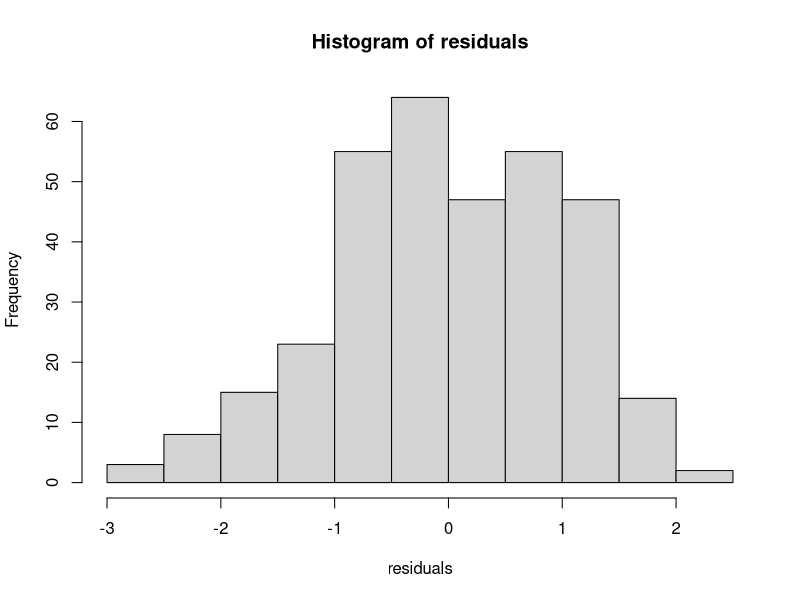
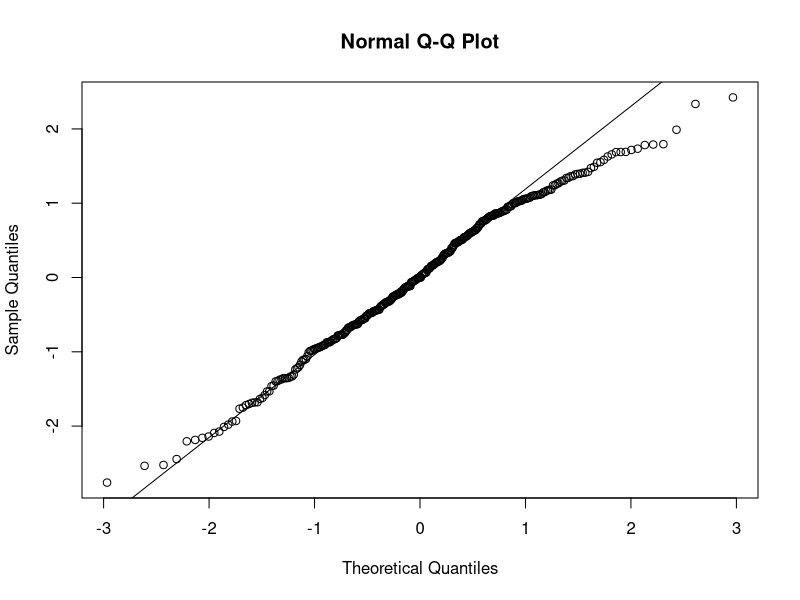
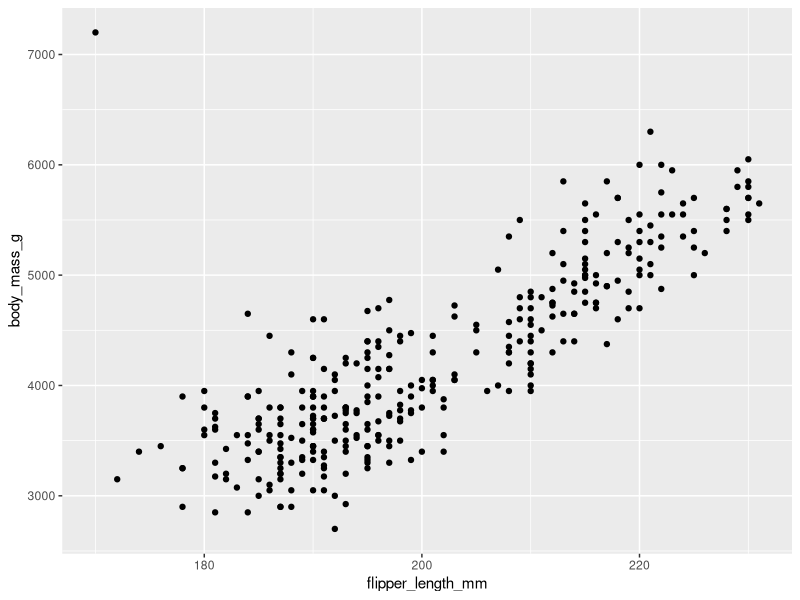
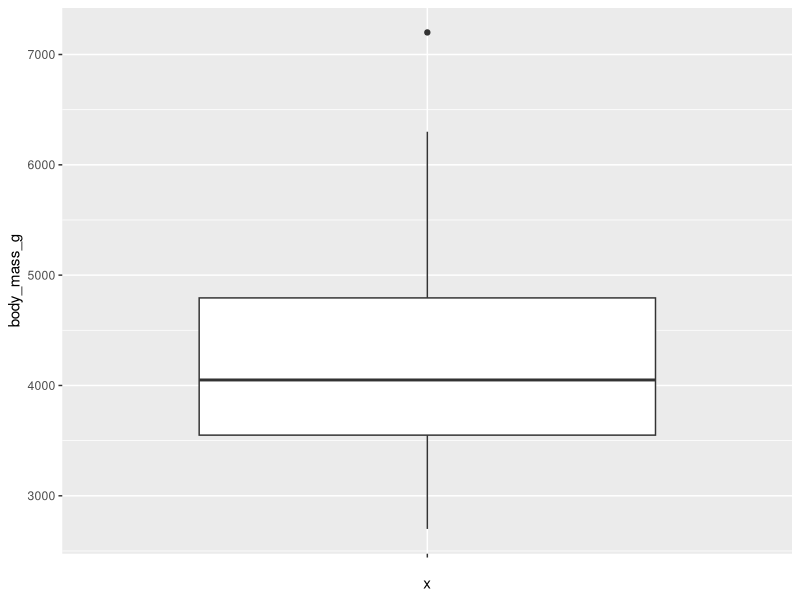

Write the R code that produced these figures, in order.
## ---- chunk 1

library(tidyverse)
library(palmerpenguins)


bfi_10_data <- read_delim("raw/bfi_10_data.csv", delim = ";", escape_double = FALSE, trim_ws = TRUE)

bfi_10 <- drop_na(bfi_10_data)


penguins <- penguins
## ---- chunk 2
df_wide <- data.frame(
  id = 1:4,
  messzeitpunkt_t1 = c(10, 12, 9, 11),
  messzeitpunkt_t2 = c(14, 15, 13, 12),
  messzeitpunkt_t3 = c(18, 17, 15, 16)
)
## ---- chunk 3
df_long <- df_wide |>
  pivot_longer(
    cols = starts_with("messzeitpunkt_t"),
    names_to = "messzeitpunkt",
    values_to = "score"
  )

df_long[1:3, 1:3]
## ---- chunk 4
df_wide_again <- df_long |> 
  pivot_wider(
    names_from = messzeitpunkt,
    values_from = score
  )

df_wide_again[1:4, 1:4]

## ---- chunk 5
model_1 <- lm(body_mass_g ~ bill_length_mm + sex, data = penguins)

residuals <- rstandard((model_1))
hist(residuals)
## ---- chunk 6

qqnorm(residuals)
qqline(residuals)

## ---- chunk 7

new_penguin <- tibble(
  species = "Adelie",
  island = "XX",
  bill_length_mm = 1,
  bill_depth_mm = 1,
  flipper_length_mm = 170,
  body_mass_g = 7200,
  sex = "male",
  year = 1990
)

penguins <- bind_rows(penguins, new_penguin)

penguins_dropped <- drop_na(penguins)


## ---- chunk 8

ggplot(data = penguins_dropped, aes( x = flipper_length_mm, y = body_mass_g))+
  geom_point()
## ---- chunk 9
ggplot(penguins_dropped, aes(x = "", y = body_mass_g)) +
  geom_boxplot()

## ---- chunk 10
#Mit psych Package
library(psych)

bfi_10_extra <- bfi_10_data |>
  select(bfi_extra_1_r, bfi_extra_2)

alpha(bfi_10_extra, check.keys = TRUE)


